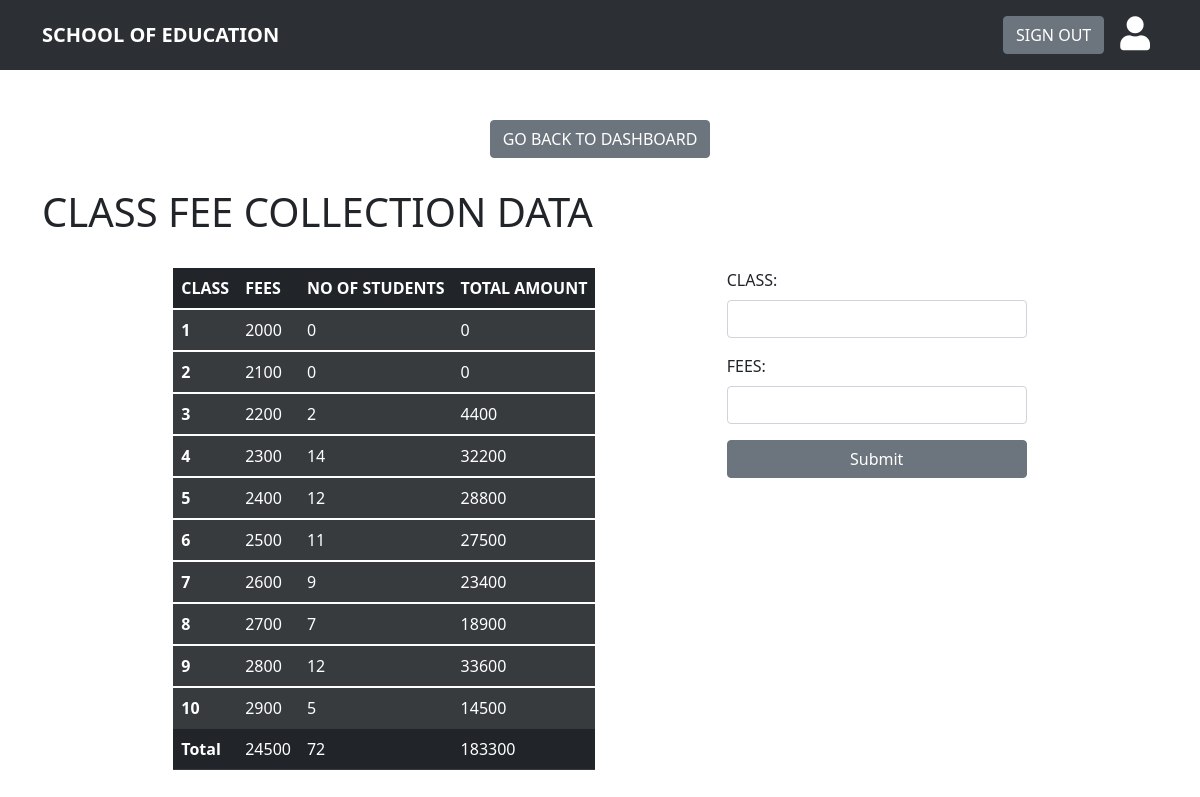
Page /feesdata (signed in) on the committed database.
### feesdata/models.py (models this page shows)
class Fees_and_grades_details(models.Model):
    grade = models.IntegerField('Grade', null=False, )
    fees = models.IntegerField('Fees', null=False)
    total = models.IntegerField('Total no of student in class', null=False)

### feesdata/views.py (the view)
# urls.py: path('feesdata', views.feedata, name='fees_data'),
def feedata(request):
    if request.session.has_key('user_loged'):
        if request.POST:
            grade = request.POST['class']
            fees = request.POST['fees']
            data = models.Student_registration.objects.all().filter(grade=grade).count()
            obj = models.Fees_and_grades_details.objects.all().filter(
                grade=grade
            )
            check = obj.count()
            if check > 0:
                obj.update(fees=fees, total=data)
            else:
                create_obj = models.Fees_and_grades_details(grade=grade, fees=fees,
                                                            total=data)
                create_obj.save()
            return redirect('fees_data')
        else:
            obj = models.Fees_and_grades_details()
            tf_collected = 0
            data = models.Fees_and_grades_details.objects.order_by('grade').all()
            for d in data:
                tf_collected += d.fees * d.total
            total_s = models.Fees_and_grades_details.objects.values('total')
            total_fee = models.Fees_and_grades_details.objects.values('fees')
            ts = 0
            for t_s in total_s:
                ts += t_s['total']
            tf = 0
            for t_f in total_fee:
                tf += t_f['fees']
            return render(request, 'feesdata/pages/feesdata.html',
                          {'data': data, 'len': total_s, 'fee': total_fee, 'ts': ts, 'tf': tf, 'tf_c': tf_collected})

### feesdata/templates/feesdata/pages/feesdata.html (shortened to what this page needs)
<!DOCTYPE html>
<html lang="en">
<head>
	{% load static %}
    <link rel="stylesheet" href="{% static 'style.css' %}">
    <link href="https://cdn.jsdelivr.net/npm/bootstrap@5.1.3/dist/css/bootstrap.min.css" rel="stylesheet">
    <link href="https://cdnjs.cloudflare.com/ajax/libs/font-awesome/5.13.0/css/all.min.css" rel="stylesheet">
</head>
<body>
    <nav class="navbar navbar-expand-lg" >
        <div class="container">
          <a class="navbar-brand" href="index.html">SCHOOL OF EDUCATION</a>
            <ul class="navbar-nav ms-auto">
              <li class="nav-item">
                <a class="nav-link active" aria-current="page" href="{% url 'logout' %}">
                  <button type="button" class="btn btn-secondary">
                  SIGN OUT</button>
                </a>
              </li>
              <li class="nav-item">
                <a class="nav-link active" aria-current="page" href="profilepage.html">
                  <i class="fas fa-user" style="font-size: 34px;color:white;"></i>
                </a>
              </li>
            </ul>
        </div>
      </nav>
      <div style="display: flex; justify-content: center; margin-top: 50px;">
          <div>
              <a href="{% url 'dashboard'%}">
                  <button class="btn btn-secondary">GO BACK TO DASHBOARD</button>
                </a>
            </div>
      </div>
      <div class="container">
        <h1 class="dashboard-heading">CLASS FEE COLLECTION DATA</h1>
        <br />
        <div style="display: flex;  justify-content: space-evenly; flex-wrap: wrap;">
            <div class="table-responsive">
			{% load mathfilters %}
                <table class="table table-dark">
                    <thead>
                      <tr>
                        <th scope="col">CLASS</th>
                        <th scope="col">FEES</th>
                        <th scope="col">NO OF STUDENTS</th>
                        <th scope="col">TOTAL AMOUNT</th>
                      </tr>
                    </thead>
					    {% for d in data %}
						{% with total=d.total fees=d.fees %}
                    <tbody>
                      <tr class="table-active">
                        <td scope="row">
                            <a href="{% url 'class_detail' d.grade %}" style="color: white; text-decoration: none; font-weight: 700;">{{d.grade}}</a>
                        </td>
                        <td>{{fees}}</td>
                        <td>{{total}}</td>
                        <td> {{total|mul:fees}}</td>
                      </tr>
					    {% endwith %}
						{% endfor %}
                      <tr>
                      <td scope="row">
                          <a href="classstudentsdata.html" style="color: white; text-decoration: none; font-weight: 700;"><b>Total</b></a>
                        </td>
                      <td>{{tf}}</td>
                      <td>{{ts}}</td>
                      <td>{{ tf_c }}</td>
                      </tr>
                    </tbody>
                  </table>
                </div>
                  <div>
                    <form method="POST" action="{% url 'fees_data' %}">
                        <div class='mb-3'>
                          <label
                            htmlFor='exampleInputEmail1'
                            class='form-label'
                            style="width:300px"
                          >
                            CLASS:
                          </label>
                          <input
                            style="width: 300px"
                            name="class"
                            type='number'
                            class='form-control'
                            id='exampleInputEmail'
                            aria-describedby='emailHelp'
                            value=""
							required
                            >
                        </div>
                        <div class='mb-3'>
                          <label
                            htmlFor='exampleInputPassword1'
                            class='form-label'
                            style="width:300px"
                          >
                            FEES:
                          </label>
                          <input
                            style="width: 300px"
                            name="fees"
                            type="number"
                            class='form-control'
                            id='exampleInputPassword1'
                            value=""
                            >
                        </div>
                        <button
                          type='submit'
                          class='btn btn-secondary'
                          style="width: 300px"
                        >
                          Submit
                        </button>
                      </form>
                  </div>
                </div>
            </div>
</body>
</html>

### feesdata/static/style.css (style rules this page uses)
.navbar { background-color: #2c3034; }
.navbar-brand { font-weight: 900; color: white; }
.dashboard-heading { margin-top: 30px; }

### rows in the picture
Fees_and_grades_details: grade "1", fees "2000", total "0", total|mul "0"
Fees_and_grades_details: grade "2", fees "2100", total "0", total|mul "0"
Fees_and_grades_details: grade "3", fees "2200", total "2", total|mul "4400"
Fees_and_grades_details: grade "4", fees "2300", total "14", total|mul "32200"
Fees_and_grades_details: grade "5", fees "2400", total "12", total|mul "28800"
Fees_and_grades_details: grade "6", fees "2500", total "11", total|mul "27500"
Fees_and_grades_details: grade "7", fees "2600", total "9", total|mul "23400"
Fees_and_grades_details: grade "8", fees "2700", total "7", total|mul "18900"
Fees_and_grades_details: grade "9", fees "2800", total "12", total|mul "33600"
Fees_and_grades_details: grade "10", fees "2900", total "5", total|mul "14500"

### other values in the picture
{{ tf }} "24500"
{{ ts }} "72"
{{ tf_c }} "183300"
